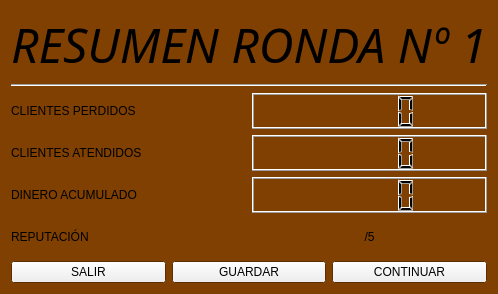
<?xml version="1.0" encoding="UTF-8"?>
<ui version="4.0">
 <class>ventana_post_ronda</class>
 <widget class="QWidget" name="ventana_post_ronda">
  <property name="geometry">
   <rect>
    <x>0</x>
    <y>0</y>
    <width>370</width>
    <height>294</height>
   </rect>
  </property>
  <property name="palette">
   <palette>
    <active>
     <colorrole role="Base">
      <brush brushstyle="SolidPattern">
       <color alpha="255">
        <red>255</red>
        <green>255</green>
        <blue>255</blue>
       </color>
      </brush>
     </colorrole>
     <colorrole role="Window">
      <brush brushstyle="SolidPattern">
       <color alpha="255">
        <red>128</red>
        <green>64</green>
        <blue>2</blue>
       </color>
      </brush>
     </colorrole>
    </active>
    <inactive>
     <colorrole role="Base">
      <brush brushstyle="SolidPattern">
       <color alpha="255">
        <red>255</red>
        <green>255</green>
        <blue>255</blue>
       </color>
      </brush>
     </colorrole>
     <colorrole role="Window">
      <brush brushstyle="SolidPattern">
       <color alpha="255">
        <red>128</red>
        <green>64</green>
        <blue>2</blue>
       </color>
      </brush>
     </colorrole>
    </inactive>
    <disabled>
     <colorrole role="Base">
      <brush brushstyle="SolidPattern">
       <color alpha="255">
        <red>128</red>
        <green>64</green>
        <blue>2</blue>
       </color>
      </brush>
     </colorrole>
     <colorrole role="Window">
      <brush brushstyle="SolidPattern">
       <color alpha="255">
        <red>128</red>
        <green>64</green>
        <blue>2</blue>
       </color>
      </brush>
     </colorrole>
    </disabled>
   </palette>
  </property>
  <property name="windowTitle">
   <string>Form</string>
  </property>
  <layout class="QVBoxLayout" name="verticalLayout_2">
   <item>
    <widget class="QLabel" name="titulo">
     <property name="font">
      <font>
       <family>Marker Felt</family>
       <pointsize>36</pointsize>
       <italic>true</italic>
      </font>
     </property>
     <property name="text">
      <string>RESUMEN RONDA Nº 1</string>
     </property>
     <property name="alignment">
      <set>Qt::AlignCenter</set>
     </property>
    </widget>
   </item>
   <item>
    <widget class="Line" name="line">
     <property name="orientation">
      <enum>Qt::Horizontal</enum>
     </property>
    </widget>
   </item>
   <item>
    <layout class="QHBoxLayout" name="horizontalLayout">
     <item>
      <widget class="QLabel" name="perdidos">
       <property name="text">
        <string>CLIENTES PERDIDOS</string>
       </property>
      </widget>
     </item>
     <item>
      <widget class="QLCDNumber" name="perdidos_lcd"/>
     </item>
    </layout>
   </item>
   <item>
    <layout class="QHBoxLayout" name="horizontalLayout_2">
     <item>
      <widget class="QLabel" name="atendidos">
       <property name="text">
        <string>CLIENTES ATENDIDOS</string>
       </property>
      </widget>
     </item>
     <item>
      <widget class="QLCDNumber" name="atendidos_lcd"/>
     </item>
    </layout>
   </item>
   <item>
    <layout class="QHBoxLayout" name="horizontalLayout_3">
     <item>
      <widget class="QLabel" name="dinero">
       <property name="text">
        <string>DINERO ACUMULADO</string>
       </property>
      </widget>
     </item>
     <item>
      <widget class="QLCDNumber" name="dinero_lcd"/>
     </item>
    </layout>
   </item>
   <item>
    <layout class="QHBoxLayout" name="horizontalLayout_6">
     <item>
      <widget class="QLabel" name="reputacion">
       <property name="text">
        <string>REPUTACIÓN</string>
       </property>
      </widget>
     </item>
     <item>
      <widget class="QLabel" name="reputacion_valor">
       <property name="text">
        <string>/5</string>
       </property>
       <property name="alignment">
        <set>Qt::AlignCenter</set>
       </property>
      </widget>
     </item>
    </layout>
   </item>
   <item>
    <layout class="QHBoxLayout" name="horizontalLayout_4">
     <item>
      <widget class="QPushButton" name="salir">
       <property name="text">
        <string>SALIR</string>
       </property>
      </widget>
     </item>
     <item>
      <widget class="QPushButton" name="guardar">
       <property name="text">
        <string>GUARDAR</string>
       </property>
      </widget>
     </item>
     <item>
      <widget class="QPushButton" name="continuar">
       <property name="text">
        <string>CONTINUAR</string>
       </property>
      </widget>
     </item>
    </layout>
   </item>
  </layout>
 </widget>
 <resources/>
 <connections/>
</ui>
